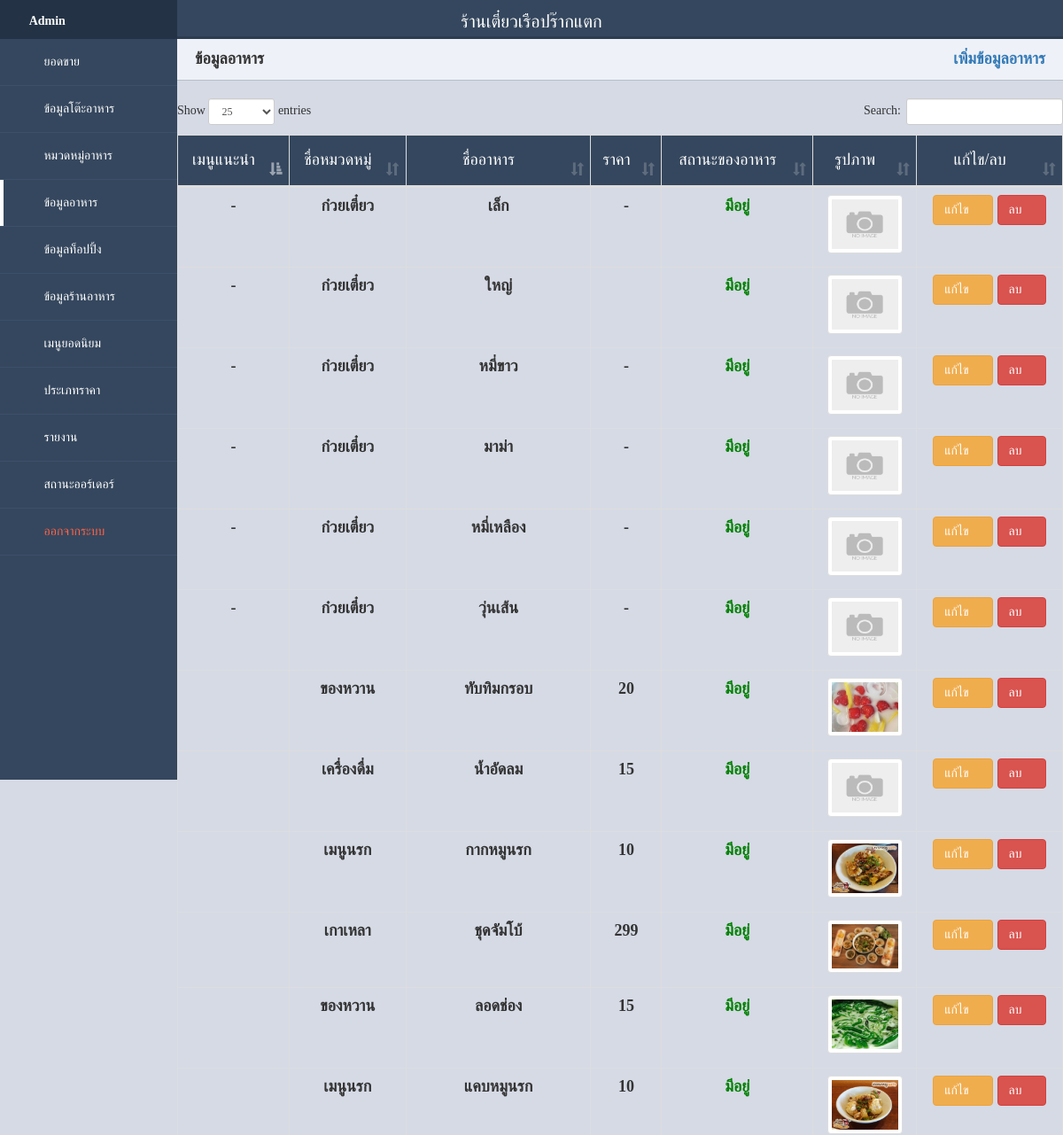
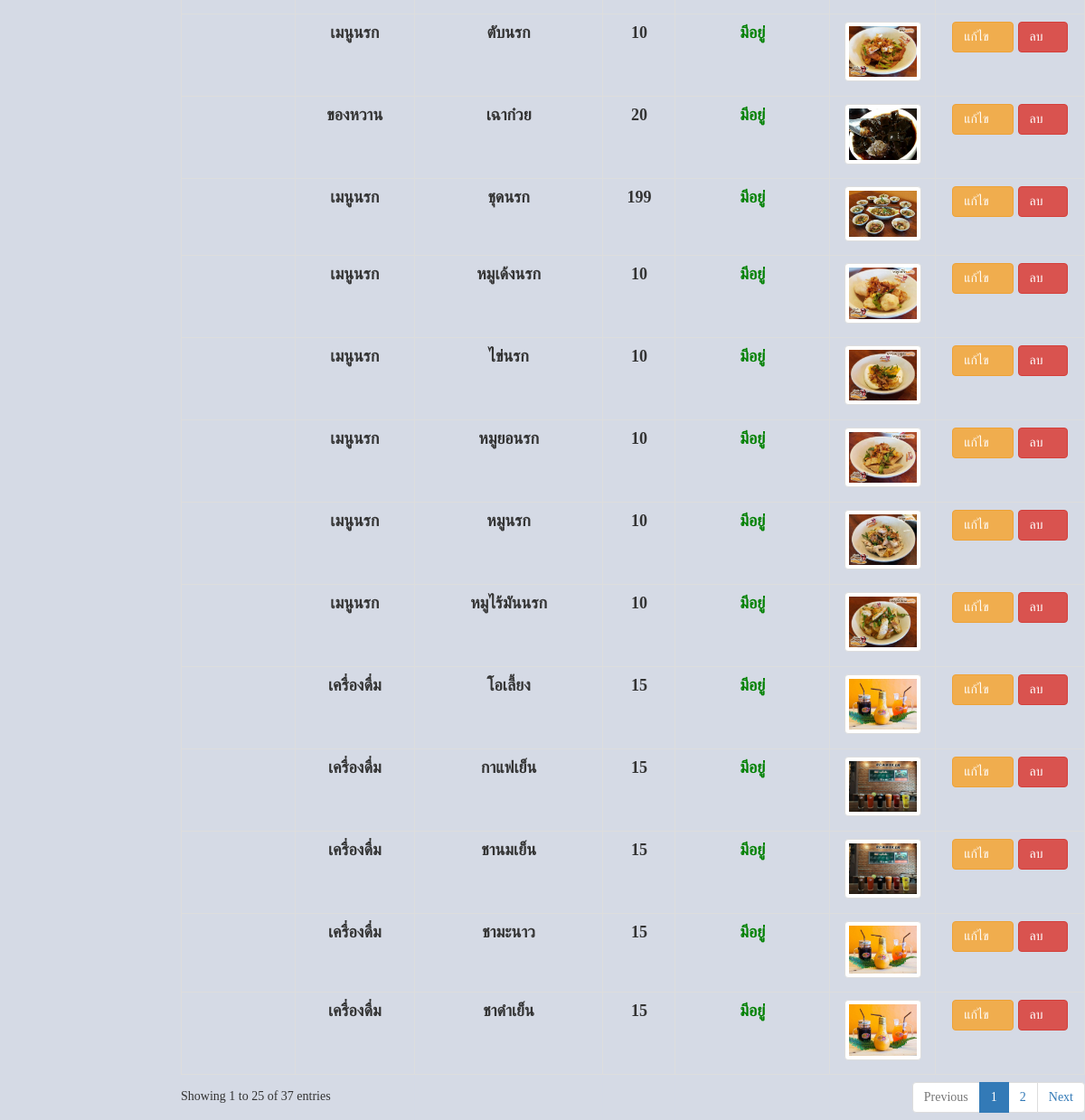
Screenshot of /admin/index.php?page=foodinformation with the database file from the repository (2 pictures, top to bottom).
### tables this page shows
CREATE TABLE `restaurant` (
  `id_restaurant` int(11) NOT NULL,
  `restaurant_name` varchar(100) NOT NULL,
  `restaurant_address` text NOT NULL,
  `restaurant_tel` varchar(10) NOT NULL,
  `restaurant_img` varchar(255) NOT NULL COMMENT 'รูปโลโก้ร้าน'
);

CREATE TABLE `food` (
  `food_id` int(11) NOT NULL COMMENT 'ไอดีอาหาร',
  `foodtype_id` varchar(2) NOT NULL COMMENT 'ไอดีหมวดหมู่อาหาร',
  `food_name` varchar(100) NOT NULL COMMENT 'ชื่ออาหาร',
  `food_price` varchar(10) NOT NULL COMMENT 'ราคาอาหาร',
  `food_flag` varchar(1) NOT NULL COMMENT 'สถานะของอาหาร',
  `food_img` varchar(100) NOT NULL COMMENT 'รูปภาพ',
  `food_recommend` varchar(1) NOT NULL COMMENT 'สถานะเมนูแนะนำ'
);

CREATE TABLE `food_type` (
  `foodtype_id` int(11) NOT NULL,
  `foodtype_name` varchar(100) NOT NULL,
  `foodtype_status` varchar(1) NOT NULL
);

CREATE TABLE `foodflag_status` (
  `foodflagstatus_id` int(11) NOT NULL,
  `foodflagstatus_name` varchar(100) NOT NULL
);

### admin/foodinformation.php (the view, shortened to what this page needs)
<div class="title">ข้อมูลอาหาร <a href="?page=foodinformation_new" class="right"><i class="fa fa-plus-circle" aria-hidden="true"></i> เพิ่มข้อมูลอาหาร</a></div>
<div class="table-responsive">
<br>
<table class="Datatable table table-hover table-bordered" id="example" width="100%">
    <thead style="background-color: #35475e">
    <tr>
        <th><h4>เมนูแนะนำ</h4></th>
        <th><h4>ชื่อหมวดหมู่</h4></th>
        <th><h4>ชื่ออาหาร</h4></th>
        <th><h4>ราคา</h4></th>
        <th><h4>สถานะของอาหาร</h4></th>
        <th><h4>รูปภาพ</h4></th>
        <th><h4>แก้ไข/ลบ</h4></th>
    </tr>
    </thead>
    <tbody align="center">
    <?php
		$sql="select * from food inner join food_type on food.foodtype_id=food_type.foodtype_id inner join foodflag_status on (food.food_flag=foodflag_status.foodflagstatus_id)";
		$result=$db->query($sql);
		while($row=$result->fetch_array(MYSQLI_BOTH)){
	?>
        <tr>
            <td>
                <?php
                    if($row["food_recommend"]=='' && $row["foodtype_id"]!='3'){
                        echo "<a href='?page=recommend_save&food_id=$row[food_id]&food_recommend=''><i class='fa fa-star-o' style='font-size:36px;color:black;' aria-hidden='true'></i></a>";
                    }
                    else if($row["food_recommend"]=='1' && $row["foodtype_id"]!='3'){
                        echo "<a href='?page=recommend_save&food_id=$row[food_id]&food_recommend=$row[food_recommend]'><i class='fa fa-star' style='font-size:36px;color:black;' aria-hidden='true'></i></a>";
                    }else{
                        echo "-";
                    }
                ?>
            </td>
            <td><?=$row["foodtype_name"]?></td>
            <td><?=$row["food_name"]?></td>
            <td><?=$row["food_price"]?></td>
            <?php
            if($row["food_flag"] == "1"){
            echo "<td><span style='color:green'>$row[foodflagstatus_name]</span></td>";
            }else if($row["food_flag"] == "2"){
            echo "<td><span style='color:red'>$row[foodflagstatus_name]</span></td>";
            }else if($row["food_flag"] == "3"){
            echo "<td><span style='color:black'>$row[foodflagstatus_name]</span></td>";
            }else{
            echo "<td><span style='color:red'>ข้อมูลไม่แน่ชัด</span></td>";
            }
            ?>
            <td>
            <?php
                $image=$row["food_img"];
                if ($image=="") {?>
                    <a class="fancybox img-thumbnail" title="<?=$row['food_name'];?>" rel="ligthbox" href="img/food.jpg">
                        <img class="img-responsive" alt="<?=$row['food_name'];?>" src="img/food.jpg" height="75"width="75" />
                    </a>
                <?php } else{ ?>
                    <a class="fancybox img-thumbnail" title="<?=$row['food_name'];?>" rel="ligthbox" href="img/<?=$row['food_img'];?>">
                    <img class="img-responsive" alt="<?=$row['food_name'];?>" src="img/<?=$row["food_img"]?>" height="75"width="75" />
                    </a>
                <?php } ?>
            </td>
            <td>
            <form name="myForm" method="POST" action="?page=foodinformation_delete">
                <a href="?page=foodinformation_edit&food_id=<?=$row["food_id"];?>" class="btn btn-warning" id="change" title="แก้ไข"> <i class="fa fa-pencil-square-o"></i></a>
                <button type="submit" onclick="deleteConfirmations()" class="btn btn-danger delete_data" title="ลบ" name="<?=$row["food_id"];?>" id="remove"> <i class="fa fa-trash" aria-hidden="true"></i></button>
            </form>
            </td>
        </tr>
        <?php
			}
		?>
    </tbody>
</table>
</div>

### admin/index.php (shortened to what this page needs)
<?php include("config.php"); ?>
<!DOCTYPE html>
<html>
	<head>
		<link rel="stylesheet" href="css/bootstrap.min.css">
		<link rel="stylesheet" href="css/main.css">
		<link rel="stylesheet" href="fonts/Mali.css">
		<link rel="stylesheet" href="fonts/font-awesome.min.css">
		<link rel="stylesheet" href="css/ionicons.min.css">
		<link rel="stylesheet" href="css/dataTables.main.css"/>
		<link rel="stylesheet" href="css/jquery.fancybox.min.css" media="screen">
	</head>
	<body>
		<div class="header">
			<?php
			$sql="select * from restaurant";
			$result=$db->query($sql);
			while($row=$result->fetch_array(MYSQLI_BOTH)){
			?>
			<div class="namestore"><?=$row["restaurant_name"]?></div>
			<?php
			}
			?>
		</div>
		<div class="side-nav">
			<div class="logo">
			<i class="fa fa-tachometer">
				<a href="index.php"></i> Admin</a>
			</div>
			<nav>
				<ul>
					<li <?php if($_GET['page']=="main") echo'class="active"'?>>
						<a href="index.php" title="ยอดขาย">
							<span><i class="fa fa-bar-chart"></i></span>
							<span>ยอดขาย</span>
						</a>
					</li>
					<li <?php if($_GET['page']=="datatable") echo'class="active"'?>
						<?php if($_GET['page']=="datatable_edit") echo'class="active"'?>>
						<a href="?page=datatable" title="ข้อมูลโต๊ะอาหาร">
							<span><i class="fa fa-table"></i></span>
							<span>ข้อมูลโต๊ะอาหาร</span>
						</a>
					</li>
					<li <?php if($_GET['page']=="foodcategory") echo'class="active"'?>
					<?php if($_GET['page']=="foodcategory_new") echo'class="active"'?>
					<?php if($_GET['page']=="foodcategory_edit") echo'class="active"'?>>
						<a href="?page=foodcategory" title="หมวดหมู่อาหาร">
							<span><i class="fa fa-th-list"></i></span>
							<span>หมวดหมู่อาหาร</span>
						</a>
					</li>
					<li <?php if($_GET['page']=="foodinformation") echo'class="active"'?>
					<?php if($_GET['page']=="foodinformation_new") echo'class="active"'?>
					<?php if($_GET['page']=="foodinformation_edit") echo'class="active"'?>>
						<a href="?page=foodinformation" title="ข้อมูลอาหาร">
							<span><i class="fa fa-th"></i></span>
							<span>ข้อมูลอาหาร</span>
						</a>
					</li>
					<li <?php if($_GET['page']=="food_topping") echo'class="active"'?>
					<?php if($_GET['page']=="food_topping_new") echo'class="active"'?>
					<?php if($_GET['page']=="food_topping_edit") echo'class="active"'?>>
						<a href="?page=food_topping" title="ข้อมูลอาหาร">
							<span><i class="fa fa-fort-awesome"></i></span>
							<span>ข้อมูลท็อปปิ้ง</span>
						</a>
					</li>
					<li <?php if($_GET['page']=="restaurant") echo'class="active"'?>
					<?php if($_GET['page']=="restaurant_edit") echo'class="active"'?>>
						<a href="?page=restaurant" title="ข้อมูลร้านอาหาร">
							<span><i class="fa fa-cogs"></i></span>
							<span>ข้อมูลร้านอาหาร</span>
						</a>
					</li>
					<li <?php if($_GET['page']=="popularmenu") echo'class="active"'?>>
						<a href="?page=popularmenu" title="เมนูยอดนิยม">
							<span><i class="fa fa-thumbs-up"></i></span>
							<span>เมนูยอดนิยม</span>
						</a>
					</li>
					<li <?php if($_GET['page']=="price_category") echo'class="active"'?>
					<?php if($_GET['page']=="price_category_edit") echo'class="active"'?>>
						<a href="?page=price_category" title="ประเภทราคา">
							<span><i class="fa fa-star-half-o"></i></span>
							<span>ประเภทราคา</span>
						</a>
					</li>
					<li <?php if($_GET['page']=="report") echo'class="active"'?>>
						<a href="?page=report" title="รายงาน">
							<span><i class="fa fa-line-chart"></i></span>
							<span>รายงาน</span>
						</a>
					</li>
					<li <?php if($_GET['page']=="orders") echo'class="active"'?>>
						<a href="?page=orders" title="ออร์เดอร์">
							<span><i class="fa fa-sort"></i></span>
							<span>สถานะออร์เดอร์</span>
						</a>
					</li>
					<li <?php if($_GET['page']=="logout") echo'class="active"'?>>
						<a href="?page=logout" title="ออกจากระบบ">
							<span><i class="fa fa-sign-out"></i></span>
							<span style="color: tomato;">ออกจากระบบ</span>
						</a>
					</li>
				</ul>
			</nav>
		</div>
		<div class="main-content">
		<?php
		if(@$_GET['fd'])
		$file=$_GET['fd']."/".$_GET['page'].".php";
		else
		$file=@$_GET['page'].".php";
		if(is_file($file)){
		require_once("$file");
		}
		else{
		require_once("main.php");
		}
		?>
		</div>
	</body>
</html>

### admin/css/main.css (style rules this page uses)
* { box-sizing: border-box; }
body { margin: 0; padding: 0; font-family: 'Mali', cursive; background-color: #d5dae5; -webkit-font-smoothing: antialiased; -moz-osx-font-smoothing: grayscale; }
.header { position: absolute; width: 100%; z-index: 3; height: 44px; background-color: #fff; border-bottom: 3px solid #2d3d51; }
th { color: #fff; text-align: center; font-size: 14px; }
td { font-size: 10px; font-weight: bold; }
#change::before { content: ""; }
#remove::before { content: ""; }
.namestore { margin-top: 10px; color: #233245; text-align: center; font-size: 20px; }
.logo { height: 44px; padding: 10px; font-weight: 700; }
.side-nav .logo { background-color: #233245; color: #fff; }
.logo i { font-size: 22px; }
.nav-trigger span, .nav-trigger span:before, span:after { width: 20px; height: 2px; background-color: #35475e; position: absolute; }
.side-nav { position: absolute; width: 100%; height: 110vh; background-color: #35475e; z-index: 1; display: none; }
.side-nav ul { margin: 0; padding: 0; }
.side-nav ul li { padding: 16px 16px; border-bottom: 1px solid #3c506a; position: relative; }
.side-nav ul li.active:before { content: ''; position: absolute; width: 4px; height: 100%; top: 0; left: 0; background-color: #fff; }
.side-nav ul li a { color: #fff; display: block; text-decoration: none; }
.side-nav ul li i { color: #0497df; min-width: 20px; text-align: center; }
.side-nav ul li span:nth-child(2) { margin-left: 10px; font-size: 14px; }
.main-content { padding: 40px; margin-top: 0; padding: 0; padding-top: 44px; height: 100%; overflow: scroll; }
.main-content .title { background-color: #eef1f7; border-bottom: 1px solid #b8bec9; padding: 10px 20px; font-weight: 700; color: #333; font-size: 18px; }
@media screen and (min-width: 600px) { th { color: #fff; text-align: center; font-size: 14px; } }
@media screen and (min-width: 600px) { td { font-size: 18px; font-weight: bold; } }
@media screen and (min-width: 600px) { #change::before { content: "แก้ไข"; } }
@media screen and (min-width: 600px) { #remove::before { content: "ลบ"; } }
@media screen and (min-width: 600px) { .namestore { margin-top: 10px; color: #fff; text-align: center; font-size: 20px; } }
@media screen and (min-width: 600px) { .header { background-color: #35475e; z-index: 1; } }
@media screen and (min-width: 600px) { .nav-trigger span, .nav-trigger span:before, span:after { background-color: #fff; } }
@media screen and (min-width: 600px) { .side-nav { position: fixed; display: block; width: 70px; z-index: 2; max-height: 100%; overflow-x: hidden; } }
@media screen and (min-width: 600px) { .side-nav ul li span:nth-child(2) { display: none; } }
@media screen and (min-width: 600px) { .side-nav .logo i { padding-left: 12px; } }
@media screen and (min-width: 600px) { .side-nav .logo a { display: none; text-decoration: none; color: #fff; } }
@media screen and (min-width: 600px) { .side-nav ul li i { font-size: 26px; } }
@media screen and (min-width: 600px) { .side-nav ul li a { text-align: center; } }
@media screen and (min-width: 600px) { .main-content { margin-left: 70px; } }
@media screen and (min-width: 800px) { th { color: #fff; text-align: center; font-size: 14px; } }
@media screen and (min-width: 800px) { td { font-size: 18px; font-weight: bold; } }
@media screen and (min-width: 800px) { .side-nav { width: 200px; } }
@media screen and (min-width: 800px) { .side-nav ul li span:nth-child(2) { display: inline-block; } }
@media screen and (min-width: 800px) { .side-nav ul li i { font-size: 16px; } }
@media screen and (min-width: 800px) { .side-nav ul li a { text-align: left; } }
@media screen and (min-width: 800px) { .side-nav .logo i { padding-left: 0; } }
@media screen and (min-width: 800px) { .side-nav .logo a { display: inline-block; text-decoration: none; color: #fff; } }
@media screen and (min-width: 800px) { .main-content { margin-left: 200px; } }

### admin/foodinformation.php (style rules this page uses)
th { color: #fff; text-align: center; }
td { font-size: 18px; font-weight: bold; }
.title a { float:right; text-decoration: none; text-align: right; }

### rows the page displays
restaurant: restaurant_name "ร้านเตี๋ยวเรือปร๊ากแตก"
food: foodtype.foodtype_name "ก๋วยเตี๋ยว", food_name "เล็ก", food_price "-", foodflag_status.foodflagstatus_name "มีอยู่"
food: foodtype.foodtype_name "ก๋วยเตี๋ยว", food_name "ใหญ่", foodflag_status.foodflagstatus_name "มีอยู่"
food: foodtype.foodtype_name "ก๋วยเตี๋ยว", food_name "หมี่ขาว", food_price "-", foodflag_status.foodflagstatus_name "มีอยู่"
food: foodtype.foodtype_name "ก๋วยเตี๋ยว", food_name "มาม่า", food_price "-", foodflag_status.foodflagstatus_name "มีอยู่"
food: foodtype.foodtype_name "ก๋วยเตี๋ยว", food_name "หมี่เหลือง", food_price "-", foodflag_status.foodflagstatus_name "มีอยู่"
food: foodtype.foodtype_name "ก๋วยเตี๋ยว", food_name "วุ่นเส้น", food_price "-", foodflag_status.foodflagstatus_name "มีอยู่"
food: foodtype.foodtype_name "ของหวาน", food_name "ทับทิมกรอบ", food_price "20", foodflag_status.foodflagstatus_name "มีอยู่", food_img (picture)
food: foodtype.foodtype_name "เครื่องดื่ม", food_name "น้ำอัดลม", food_price "15", foodflag_status.foodflagstatus_name "มีอยู่"
food: foodtype.foodtype_name "เมนูนรก", food_name "กากหมูนรก", food_price "10", foodflag_status.foodflagstatus_name "มีอยู่", food_img (picture)
food: foodtype.foodtype_name "เกาเหลา", food_name "ชุดจัมโบ้", food_price "299", foodflag_status.foodflagstatus_name "มีอยู่", food_img (picture)
food: foodtype.foodtype_name "ของหวาน", food_name "ลอดช่อง", food_price "15", foodflag_status.foodflagstatus_name "มีอยู่", food_img (picture)
food: foodtype.foodtype_name "เมนูนรก", food_name "แคบหมูนรก", food_price "10", foodflag_status.foodflagstatus_name "มีอยู่", food_img (picture)
food: foodtype.foodtype_name "เมนูนรก", food_name "ตับนรก", food_price "10", foodflag_status.foodflagstatus_name "มีอยู่", food_img (picture)
food: foodtype.foodtype_name "ของหวาน", food_name "เฉาก๋วย", food_price "20", foodflag_status.foodflagstatus_name "มีอยู่", food_img (picture)
food: foodtype.foodtype_name "เมนูนรก", food_name "ชุดนรก", food_price "199", foodflag_status.foodflagstatus_name "มีอยู่", food_img (picture)
food: foodtype.foodtype_name "เมนูนรก", food_name "หมูเด้งนรก", food_price "10", foodflag_status.foodflagstatus_name "มีอยู่", food_img (picture)
food: foodtype.foodtype_name "เมนูนรก", food_name "ไข่นรก", food_price "10", foodflag_status.foodflagstatus_name "มีอยู่", food_img (picture)
food: foodtype.foodtype_name "เมนูนรก", food_name "หมูยอนรก", food_price "10", foodflag_status.foodflagstatus_name "มีอยู่", food_img (picture)
food: foodtype.foodtype_name "เมนูนรก", food_name "หมูนรก", food_price "10", foodflag_status.foodflagstatus_name "มีอยู่", food_img (picture)
food: foodtype.foodtype_name "เมนูนรก", food_name "หมูไร้มันนรก", food_price "10", foodflag_status.foodflagstatus_name "มีอยู่", food_img (picture)
food: foodtype.foodtype_name "เครื่องดื่ม", food_name "โอเลี้ยง", food_price "15", foodflag_status.foodflagstatus_name "มีอยู่", food_img (picture)
food: foodtype.foodtype_name "เครื่องดื่ม", food_name "กาแฟเย็น", food_price "15", foodflag_status.foodflagstatus_name "มีอยู่", food_img (picture)
food: foodtype.foodtype_name "เครื่องดื่ม", food_name "ชานมเย็น", food_price "15", foodflag_status.foodflagstatus_name "มีอยู่", food_img (picture)
food: foodtype.foodtype_name "เครื่องดื่ม", food_name "ชามะนาว", food_price "15", foodflag_status.foodflagstatus_name "มีอยู่", food_img (picture)
food: foodtype.foodtype_name "เครื่องดื่ม", food_name "ชาดำเย็น", food_price "15", foodflag_status.foodflagstatus_name "มีอยู่", food_img (picture)
